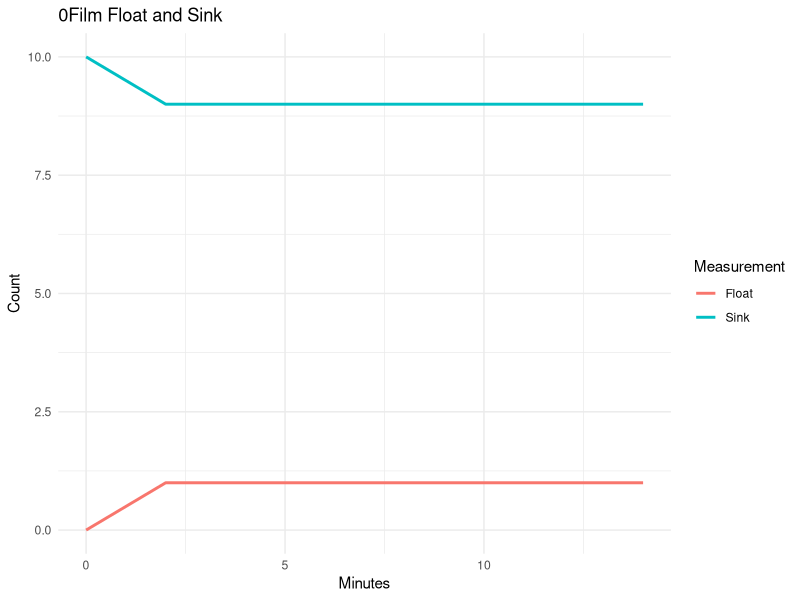
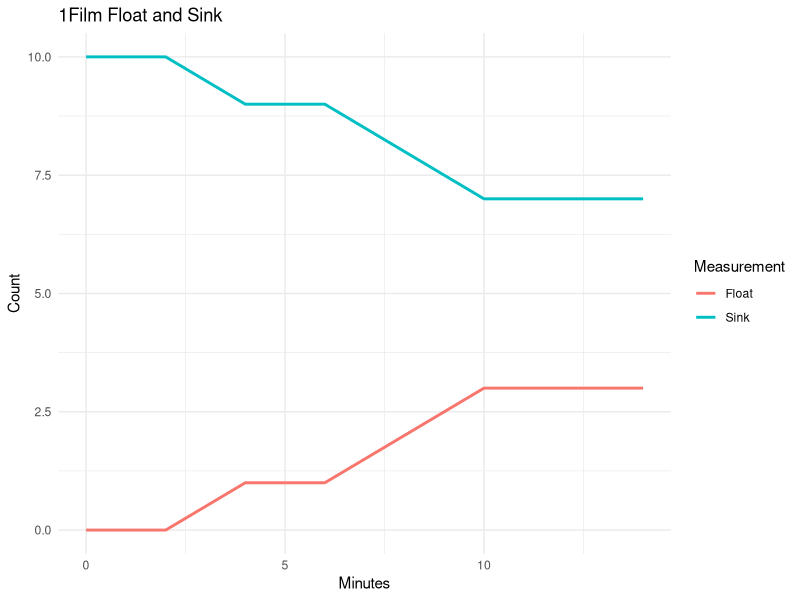
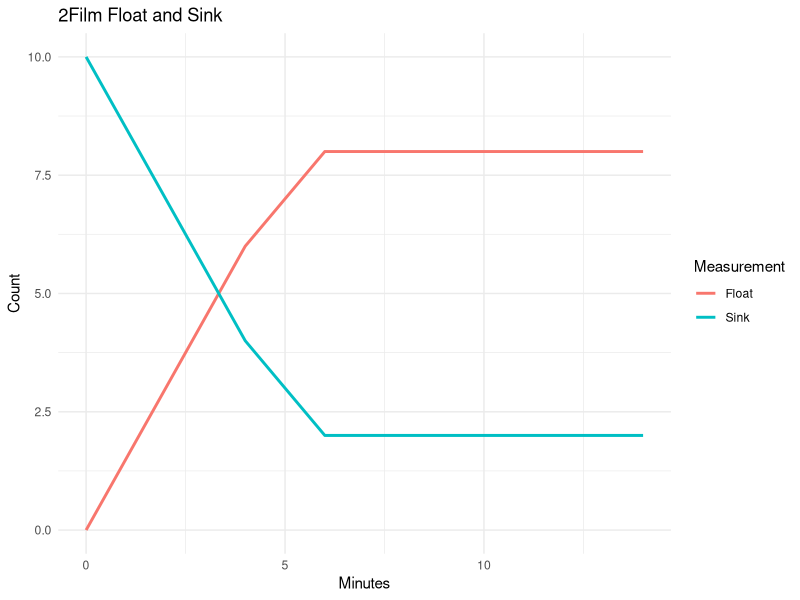

Write the R code that produced these figures, in order.
## ---- chunk 1
# Load necessary libraries
library(ggplot2)
library(reshape2)

# Load necessary library
library(ggplot2)

# Load the data
data <- read.csv("Layers_Float_Sink_Data_Simple_Labels.csv")

# Plot for 0Film
ggplot(data, aes(x = Minutes)) +
  geom_line(aes(y = X0Film_Float, color = "Float"), size = 1) +
  geom_line(aes(y = X0Film_Sink, color = "Sink"), size = 1) +
  labs(title = "0Film Float and Sink", x = "Minutes", y = "Count", color = "Measurement") +
  theme_minimal()

# Plot for 1Film
ggplot(data, aes(x = Minutes)) +
  geom_line(aes(y = X1Film_Float, color = "Float"), size = 1) +
  geom_line(aes(y = X1Film_Sink, color = "Sink"), size = 1) +
  labs(title = "1Film Float and Sink", x = "Minutes", y = "Count", color = "Measurement") +
  theme_minimal()

# Plot for 2Film
ggplot(data, aes(x = Minutes)) +
  geom_line(aes(y = X2Film_Float, color = "Float"), size = 1) +
  geom_line(aes(y = X2Film_Sink, color = "Sink"), size = 1) +
  labs(title = "2Film Float and Sink", x = "Minutes", y = "Count", color = "Measurement") +
  theme_minimal()
